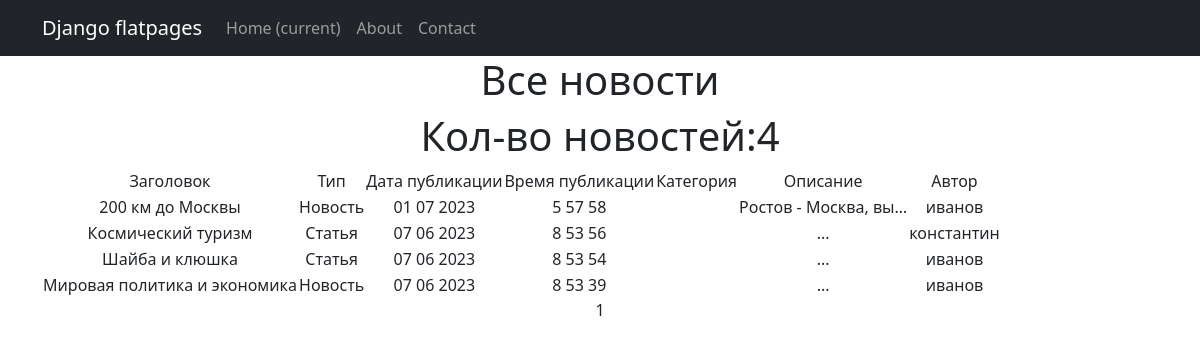
Page /news/ on the committed database.
### news/models.py (models this page shows, shortened)
class Post(models.Model):
    objects = None
    author = models.ForeignKey('Author', on_delete=models.PROTECT, verbose_name='Автор')
    type = models.CharField(max_length=2, choices=POST, default=article, verbose_name='Вид поста')
    time_in = models.DateTimeField(auto_now_add=True, verbose_name='Дата создания')
    category = models.ManyToManyField('Category', through='PostCategory')
    header = models.CharField(max_length=255, default='Defaullt title', verbose_name='Заголовок')
    content = models.TextField(default="...", verbose_name='Контент')
    rating = models.IntegerField(default=0)

class Author(models.Model):
    users = models.OneToOneField(User, on_delete=models.PROTECT, verbose_name='Имя')
    rating = models.IntegerField(default=0)

### news/views.py (the view)
# urls.py: path('', PostList.as_view()),
class PostList(ListView):
    model = Post
    ordering = '-time_in'
    template_name = 'news.html'
    context_object_name = 'posts'
    paginate_by = 10

### news/templatetags/censor_filters.py (called while the page is built)
@register.filter()
def censor(word):
   if isinstance(word, str):
      for i in word.split():
         if i.capitalize() in cens:
               word = word.replace(i, i[0] + '*' * len(i))
   else:
      raise ValueError(
         'custom_filters -> censor -> A string is expected, but a different data type has been entered')
   return word

### templates/news.html (shortened to what this page needs)
{% extends 'flatpages/default.html' %}
{% load censor_filters %}
{% load custom_tags %}
{% block content %}
    <h1>Все новости</h1>
    <h1>Кол-во новостей:{{posts|length}}</h1>
    {% if posts %}
        <table>
           <tr>
               <td>Заголовок</td>
               <td>Тип</td>
               <td>Дата публикации</td>
               <td>Время публикации</td>
               <td>Категория</td>
               <td>Описание</td>
               <td>Автор</td>
           </tr>
           {% for post in posts %}
           <tr>
               <td>{{ post.header|censor }}</td>
               <td>{% if post.type == 'NW' %}
                   Новость
                   {% elif post.type == 'ST' %}
                   Статья
                   {% endif %}
               </td>
               <td>{{ post.time_in|date:'d m Y' }}</td>
               <td>{{ post.time_in|date:'g i s' }}</td>
               <td>{{ post.category.name_category }}</td>
               <td>{{ post.content|censor|truncatechars:20 }}</td>
               <td>{{ post.author.users }}</td>
           </tr>
           {% endfor %}
        </table>
    {% else %}
       <h2>Новостей нет!</h2>
    {% endif %}
   {{ page_obj.number }}
{% endblock content %}

### templates/flatpages/default.html (shortened to what this page needs)
<!DOCTYPE html>
<html lang="en">
    <head>
        {% load static %}
        <link href="{% static 'css/styles.css' %}" rel="stylesheet" />
    </head>
    <body>
        <nav class="navbar navbar-expand-lg navbar-dark bg-dark static-top">
           <div class="container">
               <a class="navbar-brand" href="#">Django flatpages</a>
               <div class="collapse navbar-collapse" id="navbarResponsive">
                   <ul class="navbar-nav ml-auto">
                       <li class="nav-item active">
                           <a class="nav-link" href="#">Home
                               <span class="sr-only">(current)</span>
                           </a>
                       </li>
                       <li class="nav-item">
                           <a class="nav-link" href="/about/">About</a>
                       </li>
                       <li class="nav-item">
                           <a class="nav-link" href="/contacts/">Contact</a>
                       </li>
                   </ul>
               </div>
           </div>
        </nav>
        <div class="container">
           <div class="row">
               <div class="col-lg-12 text-center">
                   {% block content %}{% endblock content %}
               </div>
           </div>
        </div>
    </body>
</html>

### rows in the picture
Post: header|censor "200 км до Москвы", type "Новость", time_in "01 07 2023", time_in "5 57 58", content|censor "Ростов - Москва, вы…", author.users "иванов"
Post: header|censor "Космический туризм", type "Статья", time_in "07 06 2023", time_in "8 53 56", content|censor "...", author.users "константин"
Post: header|censor "Шайба и клюшка", type "Статья", time_in "07 06 2023", time_in "8 53 54", content|censor "...", author.users "иванов"
Post: header|censor "Мировая политика и экономика", type "Новость", time_in "07 06 2023", time_in "8 53 39", content|censor "...", author.users "иванов"

### other values in the picture
{{ posts|length }} "4"
{{ page_obj.number }} "1"
